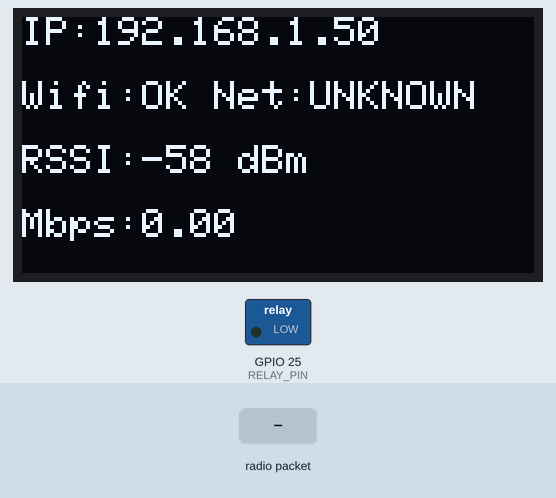
This sketch was run on a simulated ESP32. On the bench: 128×64 one-colour display, switched loads named in the sketch (green lamp = pin HIGH). Inputs (shaded band) come from the test bench. WiFi joins after 1.5 s; servers stay silent unless stated; uploads are accepted with an empty reply; what the sketch prints to the serial monitor is not drawn.

Above: at 4.7 s.
4.8 s: radio packet "PAUSE" arrives
At 5.4 s:
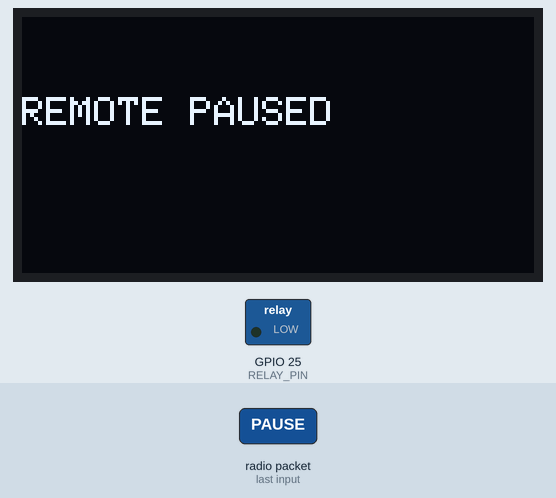
6.3 s: radio packet "RESUME" arrives
7.8 s: radio packet "1" arrives
At 24.0 s:
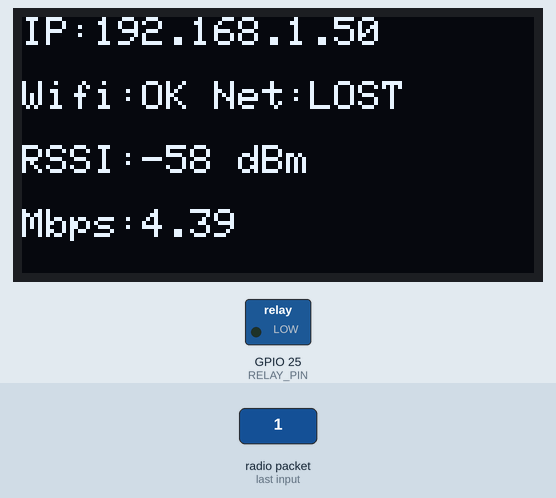
Timing chart, 0 to 24.9 s (numbered marks = the images above; inputs shaded):
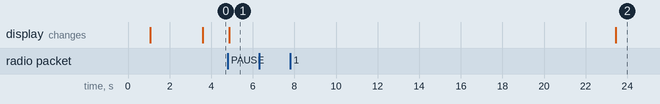

The sketch:

ESP32_ESPNOW_Rx.ino
```cpp
#include <WiFi.h>
#include <HTTPClient.h>
#include <WiFiClient.h>
#include <esp_now.h>

#include <Wire.h>
#include <Adafruit_GFX.h>
#include <Adafruit_SSD1306.h>

// =====================================================
// WIFI CONFIG
// =====================================================
const char* ssid     = "dlink_DWR-961_F1FF";
const char* password = "FAqst37625";

// =====================================================
// INTERNET TEST
// =====================================================
const char* testHost = "httpbin.org";
const int testPort = 80;

WiFiClient client;

// =====================================================
// OLED CONFIG
// =====================================================
#define SCREEN_WIDTH 128
#define SCREEN_HEIGHT 64

Adafruit_SSD1306 display(
  SCREEN_WIDTH,
  SCREEN_HEIGHT,
  &Wire,
  -1
);

// =====================================================
// RELAY CONFIG
// =====================================================
#define RELAY_PIN 25

// LOW = ON
// HIGH = OFF

// =====================================================
// TIMER
// =====================================================
const unsigned long HEARTBEAT_INTERVAL      = 15000;
const unsigned long INTERNET_TIMEOUT        = 120000;
const unsigned long RELAY_OFF_TIME          = 10000;
const unsigned long ROUTER_BOOT_WAIT        = 120000;
const unsigned long INTERNET_CHECK_INTERVAL = 15000;
const unsigned long WIFI_CONNECT_TIMEOUT    = 30000;

// =====================================================
// RETRY
// =====================================================
const int MAX_INTERNET_RETRY = 3;

// =====================================================
// VARIABLES
// =====================================================
unsigned long lastHeartbeatTime     = 0;
unsigned long lastInternetCheckTime = 0;

bool remotePaused = false;

String wifiStatusText     = "UNKNOWN";
String internetStatusText = "UNKNOWN";

float speedMbps = 0.0;

// =====================================================
// ESP-NOW RECEIVE CALLBACK
// =====================================================
void onReceive(const esp_now_recv_info *info,
               const uint8_t *data,
               int len) {

  String msg = "";

  for (int i = 0; i < len; i++) {
    msg += (char)data[i];
  }

  Serial.print("\nESP-NOW MSG: ");
  Serial.println(msg);

  if (msg == "PAUSE") {

    remotePaused = true;

    Serial.println("REMOTE PAUSE ENABLED");
  }

  else if (msg == "RESUME") {

    remotePaused = false;

    Serial.println("REMOTE RESUME");
  }
}

// =====================================================
// SETUP
// =====================================================
void setup() {

  Serial.begin(115200);

  delay(1000);

  Serial.println("\n=================================");
  Serial.println("ESP32 INTERNET WATCHDOG START");
  Serial.println("=================================");

  // Relay
  pinMode(RELAY_PIN, OUTPUT);
  digitalWrite(RELAY_PIN, LOW);

  // OLED
  if (!display.begin(SSD1306_SWITCHCAPVCC, 0x3C)) {

    Serial.println("OLED NOT FOUND");

    while (true);
  }

  display.clearDisplay();
  display.setTextSize(1);
  display.setTextColor(WHITE);

  // WiFi
  WiFi.setSleep(false);

  WiFi.mode(WIFI_STA);

  // =====================================================
  // ESP-NOW INIT
  // =====================================================
  if (esp_now_init() != ESP_OK) {

    Serial.println("ESP-NOW INIT FAILED");

    while (true);
  }

  esp_now_register_recv_cb(onReceive);

  Serial.println("ESP-NOW READY");

  connectWiFi();

  updateOLED();
}

// =====================================================
// LOOP
// =====================================================
void loop() {

  // =========================================
  // REMOTE PAUSE
  // =========================================
  if (remotePaused) {

    Serial.println("REMOTE PAUSED");

    display.clearDisplay();

    display.setCursor(0, 20);
    display.println("REMOTE PAUSED");

    display.display();

    delay(3000);

    return;
  }

  // =========================================
  // HEARTBEAT
  // =========================================
  if (millis() - lastHeartbeatTime >= HEARTBEAT_INTERVAL) {

    lastHeartbeatTime = millis();

    heartbeat();
  }

  // =========================================
  // INTERNET CHECK
  // =========================================
  if (millis() - lastInternetCheckTime >= INTERNET_CHECK_INTERVAL) {

    lastInternetCheckTime = millis();

    checkWiFi();

    checkInternetStatus();

    speedTest();

    updateOLED();
  }
}

// =====================================================
// OLED UPDATE
// =====================================================
void updateOLED() {

  display.clearDisplay();

  display.setCursor(0, 0);
  display.print("IP:");
  display.println(WiFi.localIP());

  display.setCursor(0, 16);
  display.print("Wifi:");
  display.print(wifiStatusText);

  display.print(" Net:");
  display.println(internetStatusText);

  display.setCursor(0, 32);
  display.print("RSSI:");
  display.print(WiFi.RSSI());
  display.println(" dBm");

  display.setCursor(0, 48);
  display.print("Mbps:");
  display.println(speedMbps, 2);

  display.display();
}

// =====================================================
// WIFI CONNECT
// =====================================================
bool connectWiFi() {

  Serial.println("\nConnecting WiFi...");

  display.clearDisplay();
  display.setCursor(0, 20);
  display.println("Connecting WiFi...");
  display.display();

  WiFi.disconnect();

  delay(1000);

  WiFi.mode(WIFI_STA);

  WiFi.begin(ssid, password);

  unsigned long startAttemptTime = millis();

  while (WiFi.status() != WL_CONNECTED &&
         millis() - startAttemptTime < WIFI_CONNECT_TIMEOUT) {

    Serial.print(".");

    delay(500);
  }

  Serial.println("");

  if (WiFi.status() == WL_CONNECTED) {

    wifiStatusText = "OK";

    Serial.println("WiFi Connected");

    Serial.print("IP: ");
    Serial.println(WiFi.localIP());

    Serial.print("RSSI: ");
    Serial.println(WiFi.RSSI());

    // IMPORTANT FOR ESP-NOW
    Serial.print("WiFi Channel: ");
    Serial.println(WiFi.channel());

    return true;
  }

  wifiStatusText = "LOST";

  Serial.println("WiFi Connect Failed");

  return false;
}

// =====================================================
// HEARTBEAT
// =====================================================
void heartbeat() {

  Serial.println("\n===== HEARTBEAT =====");

  Serial.print("Free Heap: ");
  Serial.println(ESP.getFreeHeap());

  if (WiFi.status() == WL_CONNECTED) {

    Serial.print("RSSI: ");
    Serial.println(WiFi.RSSI());
  }
}

// =====================================================
// CHECK WIFI
// =====================================================
void checkWiFi() {

  if (WiFi.status() == WL_CONNECTED) {

    wifiStatusText = "OK";

    Serial.println("WiFi OK");

    return;
  }

  wifiStatusText = "LOST";

  Serial.println("WiFi LOST");

  connectWiFi();
}

// =====================================================
// INTERNET CHECK
// =====================================================
void checkInternetStatus() {

  bool internetOK = false;

  for (int i = 1; i <= MAX_INTERNET_RETRY; i++) {

    Serial.print("Internet Retry: ");
    Serial.println(i);

    long responseTime = 0;

    if (checkInternet(responseTime)) {

      internetOK = true;

      break;
    }

    delay(2000);
  }

  if (internetOK) {

    internetStatusText = "OK";

    Serial.println("Internet OK");

    return;
  }

  internetStatusText = "LOST";

  Serial.println("Internet LOST");
}

// =====================================================
// INTERNET TEST
// =====================================================
bool checkInternet(long &responseTime) {

  if (WiFi.status() != WL_CONNECTED) {

    return false;
  }

  HTTPClient http;

  unsigned long startTime = millis();

  http.begin("http://clients3.google.com/generate_204");

  http.setConnectTimeout(5000);

  http.setTimeout(5000);

  int httpCode = http.GET();

  responseTime = millis() - startTime;

  http.end();

  return (httpCode == 204);
}

// =====================================================
// SPEED TEST
// =====================================================
void speedTest() {

  Serial.println("\n===== SPEED TEST =====");

  int successRequests = 0;

  int numRequests = 5;

  long startTime = millis();

  for (int i = 0; i < numRequests; i++) {

    if (client.connect(testHost, testPort)) {

      client.print(
        String("GET /get HTTP/1.1\r\n") +
        "Host: " + testHost + "\r\n" +
        "Connection: close\r\n\r\n"
      );

      unsigned long timeout = millis();

      while (!client.available()) {

        if (millis() - timeout > 5000) {

          client.stop();

          break;
        }

        delay(10);
      }

      if (client.available()) {

        while (client.available()) {

          client.read();
        }

        successRequests++;
      }

      client.stop();
    }

    delay(100);
  }

  long elapsedTime = millis() - startTime;

  speedMbps =
    (successRequests * 0.2 * 8) /
    (elapsedTime / 1000.0);

  Serial.print("Approx Speed: ");
  Serial.print(speedMbps);
  Serial.println(" Mbps");
}
```

Measured:
- after the input at 4.8 s, the display: changes after 0.06 s (image 1)
- after the input at 6.3 s, every drawn part: stays the same
